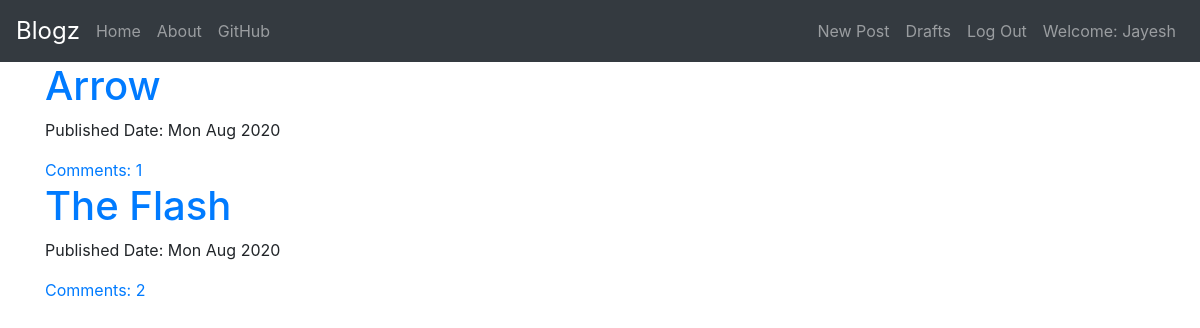
The app's page / (signed in) with its own data.
### blog/models.py (models this page shows, shortened)
class Post(models.Model):
    author = models.ForeignKey('auth.User',on_delete=models.DO_NOTHING)
    title = models.CharField(max_length=200)
    text = models.TextField()
    createDate = models.DateTimeField(default=timezone.now)
    publishedDate = models.DateTimeField(blank=True, null=True)
    def approveComments(self):
        return self.comments.filter(approvedComments = True)

### blog/views.py (the view)
# urls.py: path('', views.PostListView.as_view(), name='post_list'),
class PostListView(ListView):
    model = Post
    template_name = 'blog/post_list.html'
    def get_queryset(self):
        return Post.objects.filter(publishedDate__lte=timezone.now()).order_by('-publishedDate')

### blog/templates/blog/post_list.html
{% extends "blog/base.html" %}
{% block content %}
<div class="center-stage">
    {% for post in post_list %}
        <h1><a href="{%url 'post_detail' pk=post.pk%}">{{post.title}}</a></h1>
        <div class="date">
            <p>Published Date: {{post.publishedDate|date:"D M Y"}}</p>
        </div>
        <a href="{%url 'post_detail' pk=post.pk%}">Comments: {{ post.approveComments.count }}</a>
    {% endfor %}
</div>
{% endblock content %}

### blog/templates/blog/base.html (shortened to what this page needs)
<!DOCTYPE html>
{% load static %}
<html lang="en">
<head>
    <link rel="stylesheet" href="https://stackpath.bootstrapcdn.com/bootstrap/4.4.1/css/bootstrap.min.css">
    <link rel="stylesheet" href="//cdn.jsdelivr.net/npm/medium-editor@latest/dist/css/medium-editor.min.css" type="text/css" media="screen" charset="utf-8">
    <link rel="stylesheet" href="{% static 'blog/css/blog.css'%}">
</head>
<body>
    <nav class="navbar navbar-expand-lg navbar-dark bg-dark techfont flex-column flex-md-row">
        <a class="navbar-brand bigbrand mr-0 mr-md-2" href="{%url 'post_list'%}">Blogz</a>
        <div class="collapse navbar-collapse flex-row" id="navbarNavAltMarkup">
            <div class="nav navbar-nav ">
                <a class="nav-item nav-link" href="{% url 'post_list' %}">Home</a>
                <a class="nav-item nav-link" href="{% url 'about' %}">About</a>
                <a class="nav-item nav-link" href="https://www.github.com/Mr-Jayesh/">GitHub</a>
            </div>
            <div class="nav navbar-nav ml-md-auto">
                {% if user.is_authenticated %}
                    <a class="nav-item nav-link" href="{% url 'post_new' %}">New Post</a>
                    <a class="nav-item nav-link" href="{% url 'post_draft_list' %}">Drafts</a>
                    <a class="nav-item nav-link" href="{% url 'logout' %}">Log Out</a>
                    <a class="nav-item nav-link">Welcome: {{user.username}}</a>
                {% else %}
                    <a class="nav-item nav-link" href="{%url 'login'%}">Login</a>
                {% endif %}
            </div>
        </div>
      </nav>
    <div class="content container">
        <div class="row">
            <div class="col-md-8">
                <div class="blog_posts">
                    {% block content %}
                    {% endblock content %}
                </div>
            </div>
        </div>
    </div>
</body>
</html>

### blog/static/blog/css/blog.css (style rules this page uses)
.techfont { background-color: rgb(26, 25, 25); }
.bigbrand { font-size: 1.5em; }

### records on screen
Post: title "Arrow", publishedDate "Mon Aug 2020", approveComments.count "1"
Post: title "The Flash", publishedDate "Mon Aug 2020", approveComments.count "2"

### other values on screen
{{ user.username }} "Jayesh"
